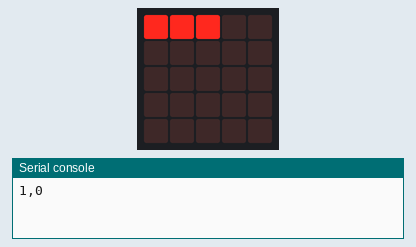
Bench run of a program on a simulated BBC micro:bit (MakeCode). Shown: the board's 5×5 LED display, the last lines printed to the serial console. Random numbers come from a fixed seed.

Above: at 0.1 s.
At 1.1 s:
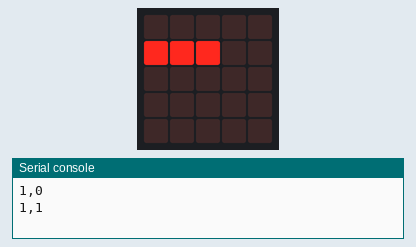
At 3.1 s:
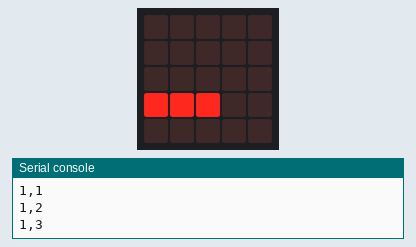
At 7.1 s:
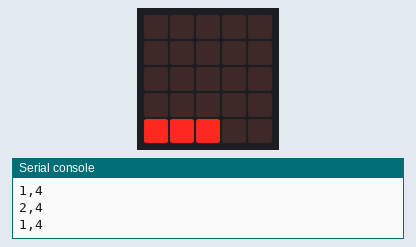
At 10.1 s:
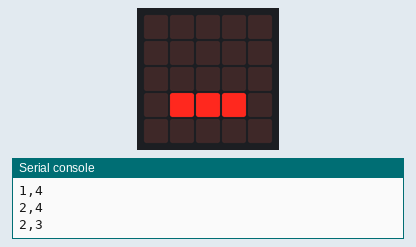
At 13.1 s:
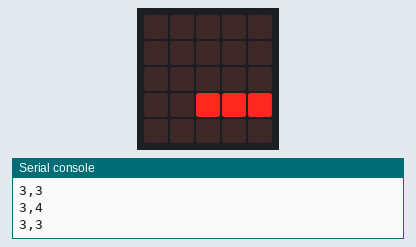

The program:

main.ts
```typescript
let b: number[];
function collision_judgement(X: number, Y: number): boolean {
    if (Y < 0) {
        //  collision in upper side
        return false
    } else if (Y > 4) {
        //  collision in lower side
        return false
    } else if (X - 1 < 0) {
        //  collision in left side
        return false
    } else if (X + 1 > 4) {
        //  collision in right side
        return false
    } else {
        return true
    }

}

function return_coordinate(X: number, Y: number): number[] {
    let direction: number;
    while (true) {
        direction = randint(1, 4)
        if (direction == 1) {
            //  right
            X += 1
            if (collision_judgement(X, Y)) {
                break
            }

        } else if (direction == 2) {
            //  left
            X += -1
            if (collision_judgement(X, Y)) {
                break
            }

        } else if (direction == 3) {
            //  upper
            Y += -1
            if (collision_judgement(X, Y)) {
                break
            }

        } else if (direction == 4) {
            //  lower
            Y += 1
            if (collision_judgement(X, Y)) {
                break
            }

        }

    }
    return [X, Y]
}

let X = 0
let Y = 0
while (true) {
    b = return_coordinate(X, Y)
    X = b[0]
    Y = b[1]
    console.log(b)
    led.plot(X, Y)
    led.plot(X + 1, Y)
    led.plot(X - 1, Y)
    basic.pause(1000)
    basic.clearScreen()
}
```

test.ts
```typescript
// テストはここに来ます。このパッケージが拡張機能として使用されるときにはコンパイルされません。
```

Measured:
- what the display in image 1 shows lasts 1.0 s, from 1.0 s to 2.0 s
- what the display in image 2 shows lasts 2.0 s, from 3.0 s to 5.0 s
